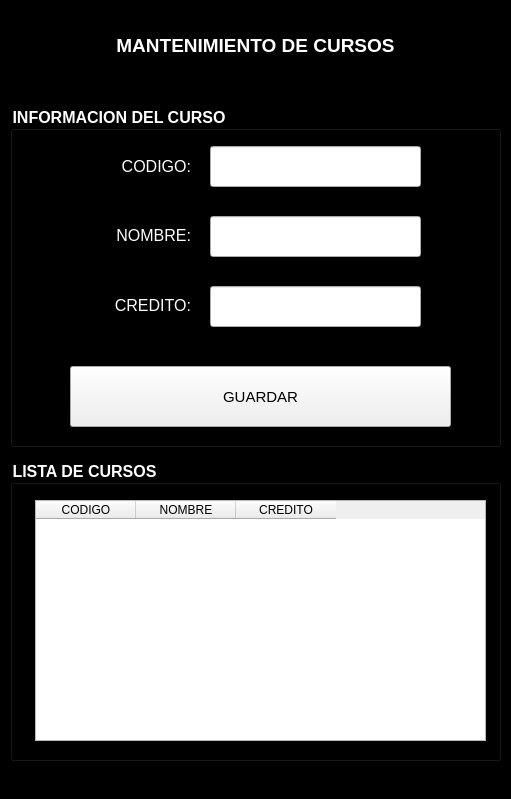
<?xml version="1.0" encoding="UTF-8"?>
<ui version="4.0">
 <class>MainWindow</class>
 <widget class="QMainWindow" name="MainWindow">
  <property name="geometry">
   <rect>
    <x>0</x>
    <y>0</y>
    <width>511</width>
    <height>799</height>
   </rect>
  </property>
  <property name="minimumSize">
   <size>
    <width>511</width>
    <height>799</height>
   </size>
  </property>
  <property name="maximumSize">
   <size>
    <width>511</width>
    <height>799</height>
   </size>
  </property>
  <property name="windowTitle">
   <string>MainWindow</string>
  </property>
  <property name="styleSheet">
   <string notr="true">QWidget#centralwidget{
background-color: rgb(0, 0, 0);
}</string>
  </property>
  <widget class="QWidget" name="centralwidget">
   <widget class="QLabel" name="label">
    <property name="geometry">
     <rect>
      <x>0</x>
      <y>10</y>
      <width>511</width>
      <height>71</height>
     </rect>
    </property>
    <property name="font">
     <font>
      <pointsize>14</pointsize>
      <weight>75</weight>
      <bold>true</bold>
     </font>
    </property>
    <property name="styleSheet">
     <string notr="true">COLOR: WHITE</string>
    </property>
    <property name="text">
     <string>MANTENIMIENTO DE CURSOS</string>
    </property>
    <property name="alignment">
     <set>Qt::AlignCenter</set>
    </property>
   </widget>
   <widget class="QGroupBox" name="groupBox">
    <property name="geometry">
     <rect>
      <x>10</x>
      <y>106</y>
      <width>491</width>
      <height>341</height>
     </rect>
    </property>
    <property name="font">
     <font>
      <pointsize>12</pointsize>
      <weight>75</weight>
      <bold>true</bold>
     </font>
    </property>
    <property name="styleSheet">
     <string notr="true">COLOR: WHITE</string>
    </property>
    <property name="title">
     <string>INFORMACION DEL CURSO</string>
    </property>
    <widget class="QLabel" name="label_2">
     <property name="geometry">
      <rect>
       <x>20</x>
       <y>30</y>
       <width>161</width>
       <height>61</height>
      </rect>
     </property>
     <property name="font">
      <font>
       <pointsize>12</pointsize>
       <weight>50</weight>
       <bold>false</bold>
      </font>
     </property>
     <property name="text">
      <string>CODIGO:</string>
     </property>
     <property name="alignment">
      <set>Qt::AlignRight|Qt::AlignTrailing|Qt::AlignVCenter</set>
     </property>
    </widget>
    <widget class="QLineEdit" name="le_cod">
     <property name="geometry">
      <rect>
       <x>200</x>
       <y>40</y>
       <width>211</width>
       <height>41</height>
      </rect>
     </property>
     <property name="styleSheet">
      <string notr="true">COLOR: BLACK</string>
     </property>
    </widget>
    <widget class="QLabel" name="label_3">
     <property name="geometry">
      <rect>
       <x>20</x>
       <y>99</y>
       <width>161</width>
       <height>61</height>
      </rect>
     </property>
     <property name="font">
      <font>
       <pointsize>12</pointsize>
       <weight>50</weight>
       <bold>false</bold>
      </font>
     </property>
     <property name="text">
      <string>NOMBRE:</string>
     </property>
     <property name="alignment">
      <set>Qt::AlignRight|Qt::AlignTrailing|Qt::AlignVCenter</set>
     </property>
    </widget>
    <widget class="QPushButton" name="pb_save">
     <property name="geometry">
      <rect>
       <x>60</x>
       <y>260</y>
       <width>381</width>
       <height>61</height>
      </rect>
     </property>
     <property name="font">
      <font>
       <pointsize>11</pointsize>
      </font>
     </property>
     <property name="styleSheet">
      <string notr="true">COLOR: BLACK</string>
     </property>
     <property name="text">
      <string>GUARDAR</string>
     </property>
    </widget>
    <widget class="QLabel" name="label_6">
     <property name="geometry">
      <rect>
       <x>20</x>
       <y>169</y>
       <width>161</width>
       <height>61</height>
      </rect>
     </property>
     <property name="font">
      <font>
       <pointsize>12</pointsize>
       <weight>50</weight>
       <bold>false</bold>
      </font>
     </property>
     <property name="text">
      <string>CREDITO:</string>
     </property>
     <property name="alignment">
      <set>Qt::AlignRight|Qt::AlignTrailing|Qt::AlignVCenter</set>
     </property>
    </widget>
    <widget class="QLineEdit" name="le_name">
     <property name="geometry">
      <rect>
       <x>200</x>
       <y>110</y>
       <width>211</width>
       <height>41</height>
      </rect>
     </property>
     <property name="styleSheet">
      <string notr="true">COLOR: BLACK</string>
     </property>
    </widget>
    <widget class="QLineEdit" name="le_credit">
     <property name="geometry">
      <rect>
       <x>200</x>
       <y>180</y>
       <width>211</width>
       <height>41</height>
      </rect>
     </property>
     <property name="styleSheet">
      <string notr="true">COLOR: BLACK</string>
     </property>
    </widget>
   </widget>
   <widget class="QGroupBox" name="groupBox_2">
    <property name="geometry">
     <rect>
      <x>10</x>
      <y>460</y>
      <width>491</width>
      <height>301</height>
     </rect>
    </property>
    <property name="font">
     <font>
      <pointsize>12</pointsize>
      <weight>75</weight>
      <bold>true</bold>
     </font>
    </property>
    <property name="styleSheet">
     <string notr="true">COLOR: WHITE</string>
    </property>
    <property name="title">
     <string>LISTA DE CURSOS</string>
    </property>
    <widget class="QTableWidget" name="tw_curlst">
     <property name="geometry">
      <rect>
       <x>25</x>
       <y>40</y>
       <width>451</width>
       <height>241</height>
      </rect>
     </property>
     <property name="styleSheet">
      <string notr="true">COLOR: BLACK</string>
     </property>
     <column>
      <property name="text">
       <string>CODIGO</string>
      </property>
     </column>
     <column>
      <property name="text">
       <string>NOMBRE</string>
      </property>
     </column>
     <column>
      <property name="text">
       <string>CREDITO</string>
      </property>
     </column>
    </widget>
   </widget>
  </widget>
 </widget>
 <resources/>
 <connections/>
</ui>
